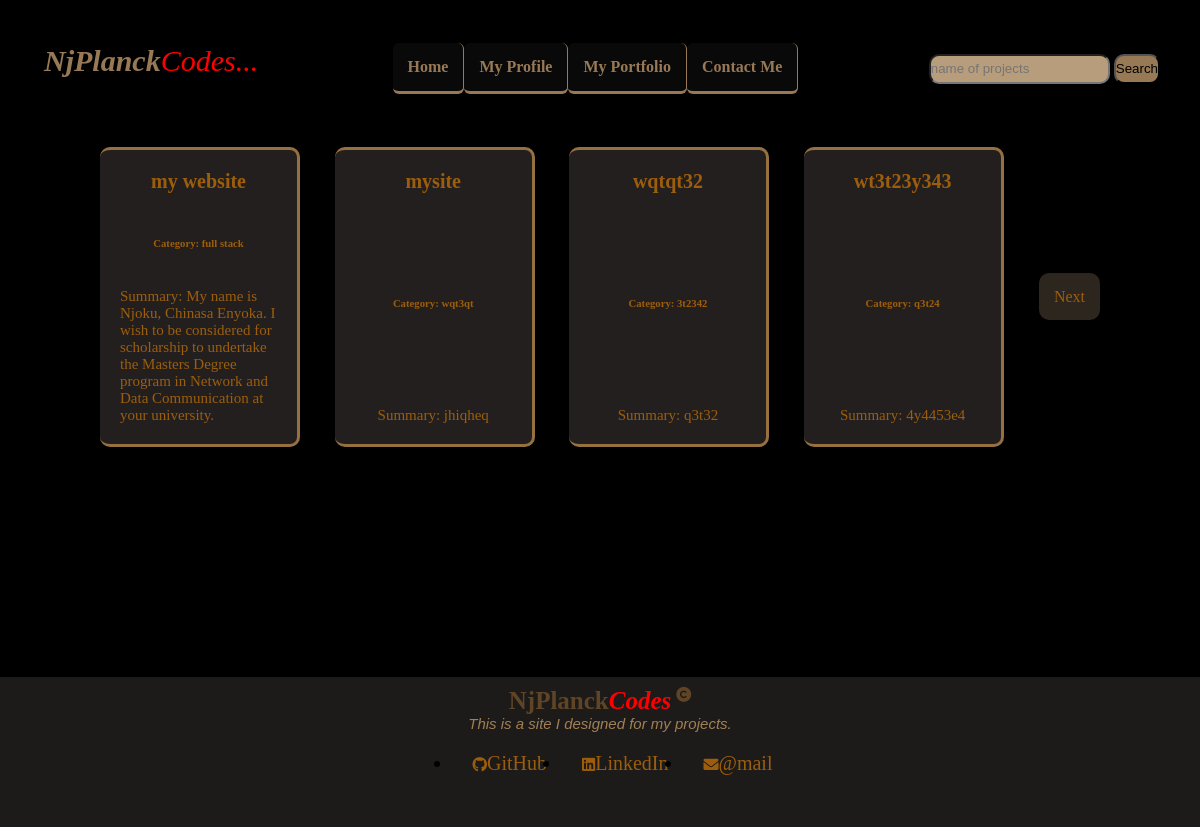
/projects/, run on the app's committed database.
### app/models.py (models this page shows, shortened)
class Project(models.Model):
  title = models.CharField(max_length=200)
  summary = models.TextField(max_length=600)
  description = models.TextField()
  link = models.CharField(max_length=600)
  category= models.CharField(max_length=100)
  created = models.DateTimeField(auto_now_add=True)
  updated = models.DateTimeField(auto_now=True)

### app/views.py (the view)
# urls.py: path('projects/',views.projects,name='projects'),
def projects(request):
  project_objects = Project.objects.all()
  project_name = request.GET.get('project_name')
  if project_name != '' and project_name is not None:
    project_objects = project_objects.filter(title__icontains = project_name)
  paginator = Paginator(project_objects,4)
  page = request.GET.get('page')
  project_objects = paginator.get_page(page)
  return render(request,'mysite/projects.html',{'project_objects':project_objects})

### templates/mysite/projects.html (shortened to what this page needs)
{%extends 'mysite/base.html'%}
{%block content%}
<section id="feature" class="section-p1">
{% for project in project_objects %}
<a href ="/{{project.id}}">
    <div class="fe-box">
        <h4>{{project.title}}</h4>
        <h6>Category: {{project.category}}</h6>
        <p>Summary: {{project.summary}}</p>
    </div>
</a>
{%endfor%}
<div>
    {%if project_objects.has_next%}
        <a class="btn-b" href="?page={{project_objects.next_page_number}}">Next</a>
    {%endif%}
</div>
{%endblock%}

### templates/mysite/base.html (shortened to what this page needs)
{%load static %}
<!DOCTYPE html>
<html lang="en">
<head>
    <link rel="stylesheet" href="https://cdnjs.cloudflare.com/ajax/libs/font-awesome/6.0.0-beta2/css/all.min.css" />
    <link rel="stylesheet" href="..\static\stylesheet.css">
</head>
<body>
    <nav class="navbar">
        <div class="brand-title"><i>NjPlanck</i><span>Codes...</span></div>
        <div class="navbar-links">
            <ul>
                <li><a href="{%url 'index'%}">Home</a></li>
                <li><a href="{%url 'profilepage'%}">My Profile</a></li>
                <li><a href="{%url 'projects'%}">My Portfolio</a></li>
                <li><a href="{%url 'contact'%}">Contact Me</a></li>
            </ul>
        </div>
        <div>
            <form>
                <input class="search" type="search" name="project_name" placeholder="name of projects">
                <button class="btn-btn" type="submit">Search</button>
            </form>
        </div>
    </nav>
    <div id="container">
        <div id="main">
            {%block content%}
            {%endblock%}
        </div>
    </div>
    <footer id="footer">
        <h5 class="footer-badge">NjPlanck<span>Codes  </span><i class="fa-solid fa-copyright"></i></h6>
        <p class="footer-badge" id="footer-paragraph">This is a site I designed for my projects.</p>
        <div class = "foot-tags">
            <ul class="icons">
                <li><a href="https://github.com/njplanck"><i class="fa-brands fa-github"></i>GitHub</a></li>
                <li><a href=""><i class="fa-brands fa-linkedin"></i>LinkedIn</a></li>
                <li><a href="njokuchinasa82@gmail.com"><i class="fa-solid fa-envelope"></i>@mail<a/></li>
            </ul>
        </div>
    </footer>
</body>
</html>

### static/stylesheet.css (style rules this page uses)
* { box-sizing: border-box; margin: 0; padding: 0; }
html, body { background-color: black; height: 100%; }
.navbar { display: flex; justify-content: space-between; padding: 40px; align-items: center; color: rgb(151, 121, 85); }
.brand-title { font-size: 30px; margin: 4px; padding-bottom: 15px; }
span { color: red; font-style: italic; }
i { font-weight: 600; }
.navbar-links ul { margin: 0; padding: 0; display: flex; }
.navbar-links li { list-style: none; }
.navbar-links li a { text-decoration: none; color: rgb(151, 121, 85); border-right: solid; border-width: 0.1px; border-bottom: solid; padding: 15px; display: flex; font-weight: 600; background-color: rgb(10, 9, 9); border-radius: 6px; }
.search { background-color: rgb(184, 157, 124); height: 30px; border-radius: 10px; }
.btn-btn { height: 30px; border-radius: 10px; background-color: rgb(151, 121, 85); }
#container { min-height: 80%; }
#main { overflow: auto; padding-bottom: 100px; }
#footer { background-color: rgb(29, 26, 26); position: relative; height: 150px; margin-top: -100px; clear: both; padding: 10px; }
#footer i { padding-left: 5px; font-size: 15px; }
.footer-badge { font-size: 25px; justify-content: center; display: flex; color: rgb(95, 69, 37) }
#footer-paragraph { font-size: 15px; color: rgb(161, 128, 84); font-family: Verdana, Geneva, Tahoma, sans-serif; font-weight: 400; font-style: italic; }
.foot-tags { justify-content: center; align-items: baseline; display: flex; text-decoration: none; list-style: none; padding-top: 20px; }
.icons { display: flex; justify-content: center; align-items: center; padding-left: 70px; font-size: 20px; }
.icons li a { text-decoration: none; cursor: pointer; color: rgb(156, 94, 12); padding: 15px; }
#feature { color: rgb(156, 94, 12); display: flex; flex-direction: row; justify-content: space-between; align-items: center; padding: 10px; padding-left: 100px; padding-right: 100px }
#feature a { text-decoration: none; color: rgb(156, 94, 12); }
#feature .fe-box { border-style: solid; border-color: rgb(151, 112, 63); width: 200px; height: 300px; border-radius: 10px; background-color: rgb(36, 31, 31); display: flex; flex-direction: column; align-items: center; justify-content: space-between; border-left: 40px; }
.fe-box h4 { font-size: 20px; padding-top: 20px; }
.fe-box h6 { padding-top: 20px; }
.fe-box p { padding-top: 15px; padding-left: 20px; padding-right: 20px; padding-bottom: 20px; font-size: 15px; transition: 0.78s; }
.btn-b { background-color: rgb(44, 38, 31); padding: 15px; border-radius: 10px; }

### data on the page
Project: title "my website", category "full stack", summary "My name is Njoku, Chinasa Enyoka. I wish to be considered for scholarship to undertake the Masters Degree program in Network and Data Communication at your university."
Project: title "mysite", category "wqt3qt", summary "jhiqheq"
Project: title "wqtqt32", category "3t2342", summary "q3t32"
Project: title "wt3t23y343", category "q3t24", summary "4y4453e4"
